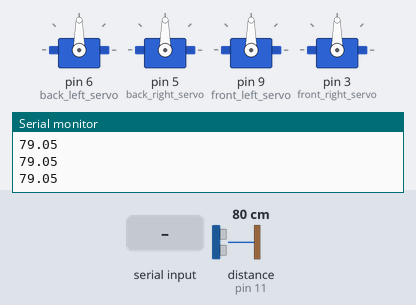
This sketch was run on a simulated Arduino Uno, built with avr-gcc and run on an emulated ATmega328P. Parts: 4 × servo, the last lines printed to the serial monitor. Wiring (inferred from the names in the program): ultrasonic range finder: trigger pin 10; echo pin 11. The test bench sets the inputs (shaded band); at power-on: distance to the obstacle (sensor on pin 11) 80 cm. The echo pulse lasts 58.3 µs per cm.

Above: at 1.5 s.
1.6 s: "wave\n" received over Serial
At 4.5 s:
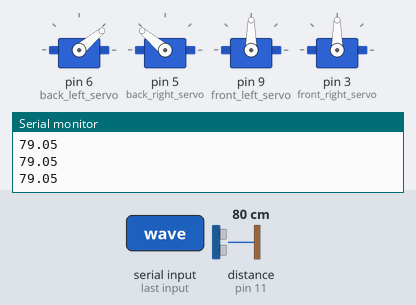
4.6 s: "lay-down\n" received over Serial
At 5.9 s:
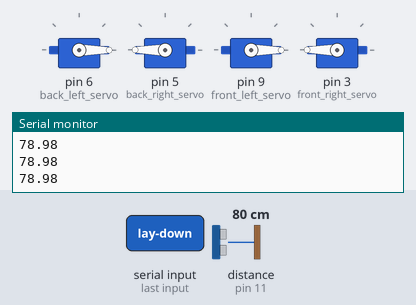
6.5 s: "stretch\n" received over Serial
At 7.6 s:
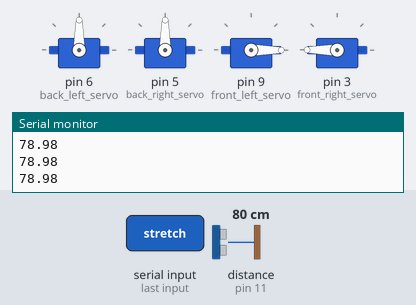
Timing chart, 0 to 9.5 s (numbered marks = the images above; inputs shaded):
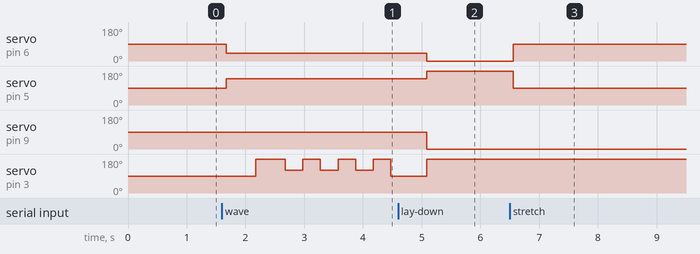

The sketch:

tiny-bot.ino
```cpp
#include <Servo.h>

/*
  HC-SR04 ultrasonic module
 * Wiring: Ultrasonic Sensor -> Arduino:
 * - VCC  -> 5VDC
 * - TRIG -> Pin 10
 * - ECHO -> Pin 11
 * - GND  -> GND
 *
 * SG90 Micro Servo Motors 4pcs
 * Wiring: Servo -> Arduino:
 * - VCC  -> 5VDC
 * - GND  -> GND
 * - PWM -> Pins (3, 5, 6, 9)
 * Orientation
* Left servos 180: Back; 0 Front
* Right servos 180 Front; 0 Back.
*/

Servo back_left_servo;
Servo back_right_servo;
Servo front_left_servo;
Servo front_right_servo;
int trig_pin = 10;
int echo_pin = 11;
int rest = 90;

const int max_sample = 10;  // Maximum number of samples to smooth
float buffer[max_sample];  // Buffer to store the last readings
int buffer_index = 0;      // Index for circular buffer
int buffer_count = 0;      // Number of values in the buffer

//Speed of sound to CM conversion
const float SOS_CM = 0.017;

void setup() {
  //Attach the servos
  back_left_servo.attach(6);
  back_right_servo.attach(5);
  front_left_servo.attach(9);
  front_right_servo.attach(3);

  //Set the pin modes for the HC-SR04 ultrasonic module
  pinMode(trig_pin, OUTPUT);
  pinMode(echo_pin, INPUT);

  // begin serial port to debug.
  Serial.begin(9600);


  // Start by setting all servos to rest position
  stand();
  delay(300); //wait for the servos to reach their place
}

// Function to smooth the readings from the ultrasonic sensor
float smooth(float val) {
    float sum = 0;

    // Store the new value in the buffer (circular)
    buffer[buffer_index] = val;
    buffer_index = (buffer_index + 1) % max_sample;

    // Keep track of how many values are stored
    if (buffer_count < max_sample) {
        buffer_count++;
    }

    // Compute the moving average
    for (int i = 0; i < buffer_count; i++) {
        sum += buffer[i];
    }
    return sum / buffer_count;
}

//Function to calculate the distance to an obstacle
float ping () {
  //10 micro-second pulse
  digitalWrite(trig_pin, HIGH);
  delayMicroseconds(10);
  digitalWrite(trig_pin, LOW);
  return SOS_CM * pulseIn(echo_pin, HIGH);
}

//wave with the front right servo
void wave() {
  sit();
  delay(500);
  front_right_servo.write(180);
  delay(500);
  for( int i = 0; i <= 2; i++) {
    front_right_servo.write(120);
    delay(300);
    front_right_servo.write(180);
    delay(300);
  }
  front_right_servo.write(rest);
  delay(500);
}

void turnRight() {
  front_left_servo.write(0);
  back_left_servo.write(20);
  delay(200);
  back_right_servo.write(0);
  front_right_servo.write(40);
  delay(200);
  front_left_servo.write(rest);
  back_left_servo.write(rest);
  back_right_servo.write(rest);
  front_right_servo.write(rest);
  delay(200);
}

//hind legs for forward just a bit,
void sit() {
  front_left_servo.write(rest);
  back_left_servo.write(40);
  back_right_servo.write(140);
  front_right_servo.write(rest);
}

void stretch() {
  back_left_servo.write(rest);
  back_right_servo.write(rest);
  front_left_servo.write(0);
  front_right_servo.write(180);
}

void stand() {
  back_left_servo.write(rest);
  back_right_servo.write(rest);
  front_left_servo.write(rest);
  front_right_servo.write(rest);
}

void layDown() {
  back_left_servo.write(0);
  back_right_servo.write(180);
  front_left_servo.write(0);
  front_right_servo.write(180);
}

//vestigal but useful for future reference.
void walkForward() {
  // Move front left forward
  front_left_servo.write(0); // Forward
  delay(200);
  front_left_servo.write(rest); // Return to rest
  delay(200);

  // Move back right forward
  back_right_servo.write(180); // Forward
  delay(200);
  back_right_servo.write(rest); // Return to rest
  delay(200);

  // Move front right forward
  front_right_servo.write(180); // Forward
  delay(200);
  front_right_servo.write(rest); // Return to rest
  delay(200);

  // Move back left forward
  back_left_servo.write(0); // Forward
  delay(200);
  back_left_servo.write(rest); // Return to rest
  delay(200);
}

void process_remote_command(String command) {
  if (command == "sit")
  {
    sit();
    Serial.println("Arduino: Sitting");
  }
  else if (command == "stand")
  {
    stand();
    Serial.println("stand");
  }
  else if (command == "wave")
  {
    wave();
    Serial.println("Arduino: Waving");
  }
  else if (command == "lay-down")
  {
    layDown();
    Serial.println("Arduino: Turning Right");
  }
  else if (command == "stretch")
  {
    stretch();
    Serial.println("Arduino: Walking Forward");
  }
  else
  {
    Serial.println("Arduino: Unknown command: " + command);
  }
}

void loop() {

  if (Serial.available() > 0)
  {

    String command = Serial.readStringUntil('\n');
    command.trim();

    process_remote_command(command);
  }

  float distanceToObstacle = ping();
  float smoothedDistance = smooth(distanceToObstacle);
  Serial.println(smoothedDistance);
  //this is fast enough of a loop
  delay(100);
}
```

Measured:
- after the input at 1.6 s, servo on pin 6 (back_left_servo): 90° → 40° after 0.08 s; servo on pin 5 (back_right_servo): 90° → 140° after 0.08 s; servo on pin 3 (front_right_servo): 90° → 180° after 0.58 s, then repeats every 0.60 s: 120° 0.30 s, 180° 0.30 s
- after the input at 4.6 s, servo on pin 6 (back_left_servo): 40° → 0° after 0.48 s; servo on pin 5 (back_right_servo): 140° → 180° after 0.48 s; servo on pin 9 (front_left_servo): 90° → 0° after 0.48 s; servo on pin 3 (front_right_servo): 90° → 180° after 0.48 s
- after the input at 6.5 s, servo on pin 6 (back_left_servo): 0° → 90° after 0.06 s; servo on pin 5 (back_right_servo): 180° → 90° after 0.06 s
